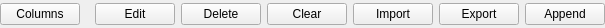
<?xml version="1.0" encoding="UTF-8"?>
<ui version="4.0">
 <class>SAKTableController</class>
 <widget class="QWidget" name="SAKTableController">
  <property name="geometry">
   <rect>
    <x>0</x>
    <y>0</y>
    <width>605</width>
    <height>28</height>
   </rect>
  </property>
  <property name="windowTitle">
   <string>Form</string>
  </property>
  <layout class="QHBoxLayout" name="horizontalLayout">
   <property name="leftMargin">
    <number>0</number>
   </property>
   <property name="topMargin">
    <number>0</number>
   </property>
   <property name="rightMargin">
    <number>0</number>
   </property>
   <property name="bottomMargin">
    <number>0</number>
   </property>
   <item>
    <widget class="QPushButton" name="pushButtonColumns">
     <property name="text">
      <string>Columns</string>
     </property>
    </widget>
   </item>
   <item>
    <spacer name="horizontalSpacer">
     <property name="orientation">
      <enum>Qt::Horizontal</enum>
     </property>
     <property name="sizeHint" stdset="0">
      <size>
       <width>40</width>
       <height>20</height>
      </size>
     </property>
    </spacer>
   </item>
   <item>
    <widget class="QPushButton" name="pushButtonEdit">
     <property name="text">
      <string>Edit</string>
     </property>
    </widget>
   </item>
   <item>
    <widget class="QPushButton" name="pushButtonDelete">
     <property name="text">
      <string>Delete</string>
     </property>
    </widget>
   </item>
   <item>
    <widget class="QPushButton" name="pushButtonClear">
     <property name="text">
      <string>Clear</string>
     </property>
    </widget>
   </item>
   <item>
    <widget class="QPushButton" name="pushButtonImport">
     <property name="text">
      <string>Import</string>
     </property>
    </widget>
   </item>
   <item>
    <widget class="QPushButton" name="pushButtonExport">
     <property name="text">
      <string>Export</string>
     </property>
    </widget>
   </item>
   <item>
    <widget class="QPushButton" name="pushButtonAppend">
     <property name="text">
      <string>Append</string>
     </property>
    </widget>
   </item>
  </layout>
 </widget>
 <resources/>
 <connections/>
</ui>
